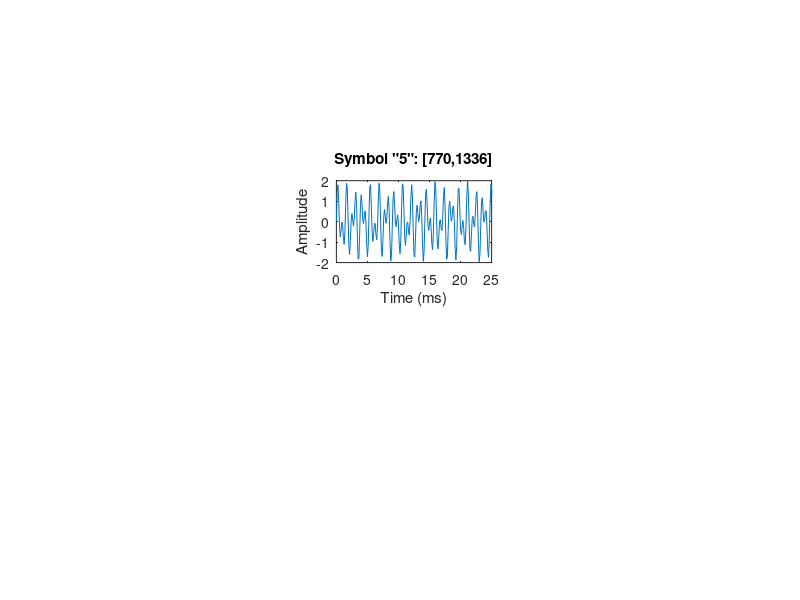

Recreate this plot in MATLAB. (Note: this script raises an error after producing the figure.)
symbol = {'1','2','3','4','5','6','7','8','9','*','0','#'};
lfg = [697 770 852 941]; % Low frequency group
hfg = [1209 1336 1477];  % High frequency group
f  = [];
for c=1:4
    for r=1:3
        f = [ f [lfg(c);hfg(r)] ];
    end
end
Fs  = 8000;       % Sampling frequency 8 kHz
N = 800;          % Tones of 100 ms
t   = (0:N-1)/Fs; % 800 samples at Fs
pit = 2*pi*t;
tones = zeros(N,size(f,2));
n = input('Choose any key:'); 
for toneChoice=1:12
    % Generate tone
    tones(:,toneChoice) = sum(sin(f(:,toneChoice)*pit))';
    if toneChoice==n
        keypad = tones(:,n);Fs;
        sound(keypad);
    end
    % Plot tone
    if toneChoice==n
    subplot(4,3,toneChoice),plot(t*1e3,tones(:,toneChoice));
    title(['Symbol "', symbol{toneChoice},'": [',num2str(f(1,toneChoice)),',',num2str(f(2,toneChoice)),']'])
    set(gca, 'Xlim', [0 25]);
    ylabel('Amplitude');
    end
    if toneChoice>9, xlabel('Time (ms)'); end
end
set(gcf, 'Color', [1 1 1], 'Position', [1 1 1280 1024])
annotation(gcf,'textbox', 'Position',[0.38 0.96 0.45 0.026],...
    'EdgeColor',[1 1 1],...
    'String', '\bf Time response of each tone of the telephone pad', ...
    'FitBoxToText','on');

